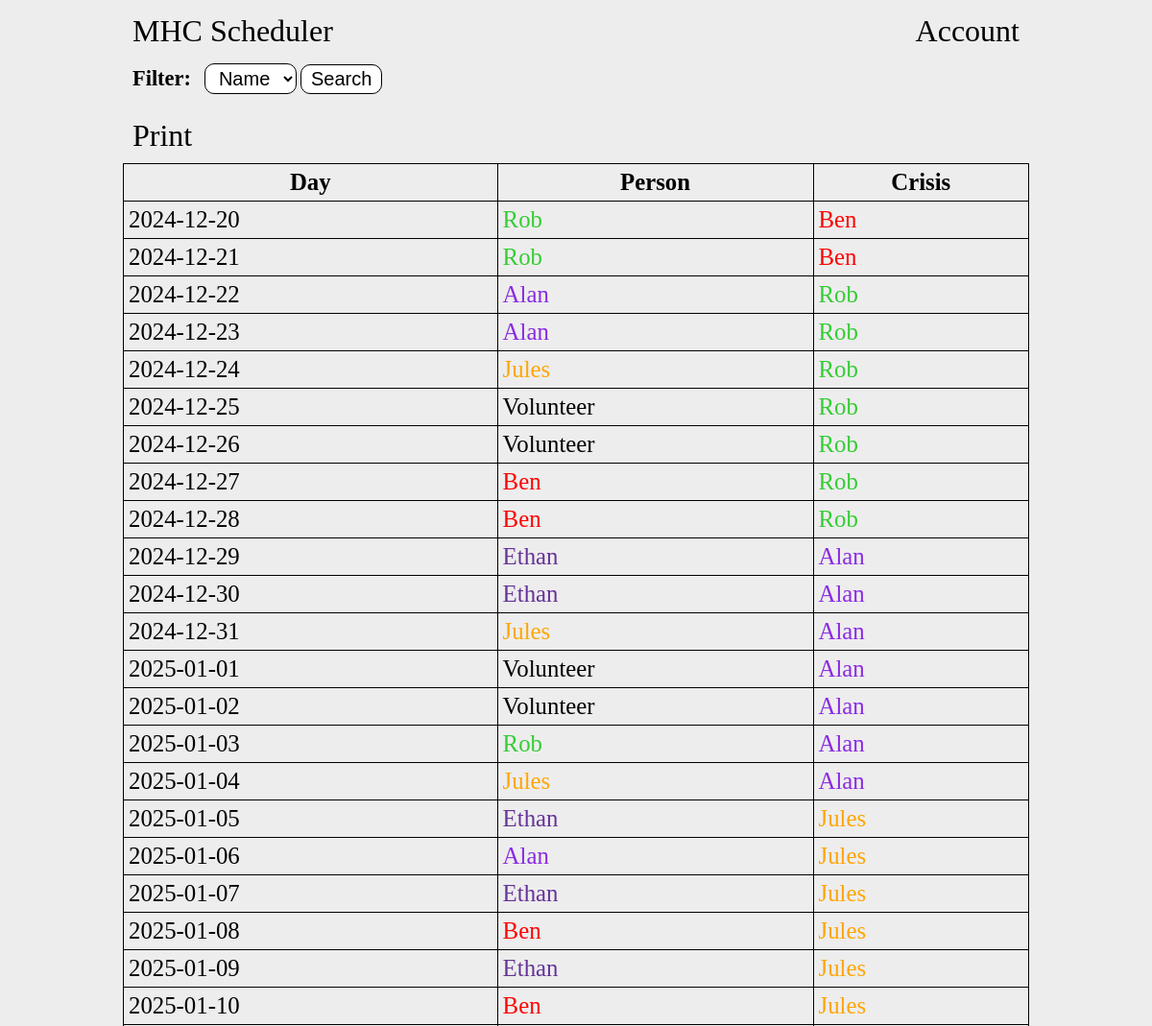
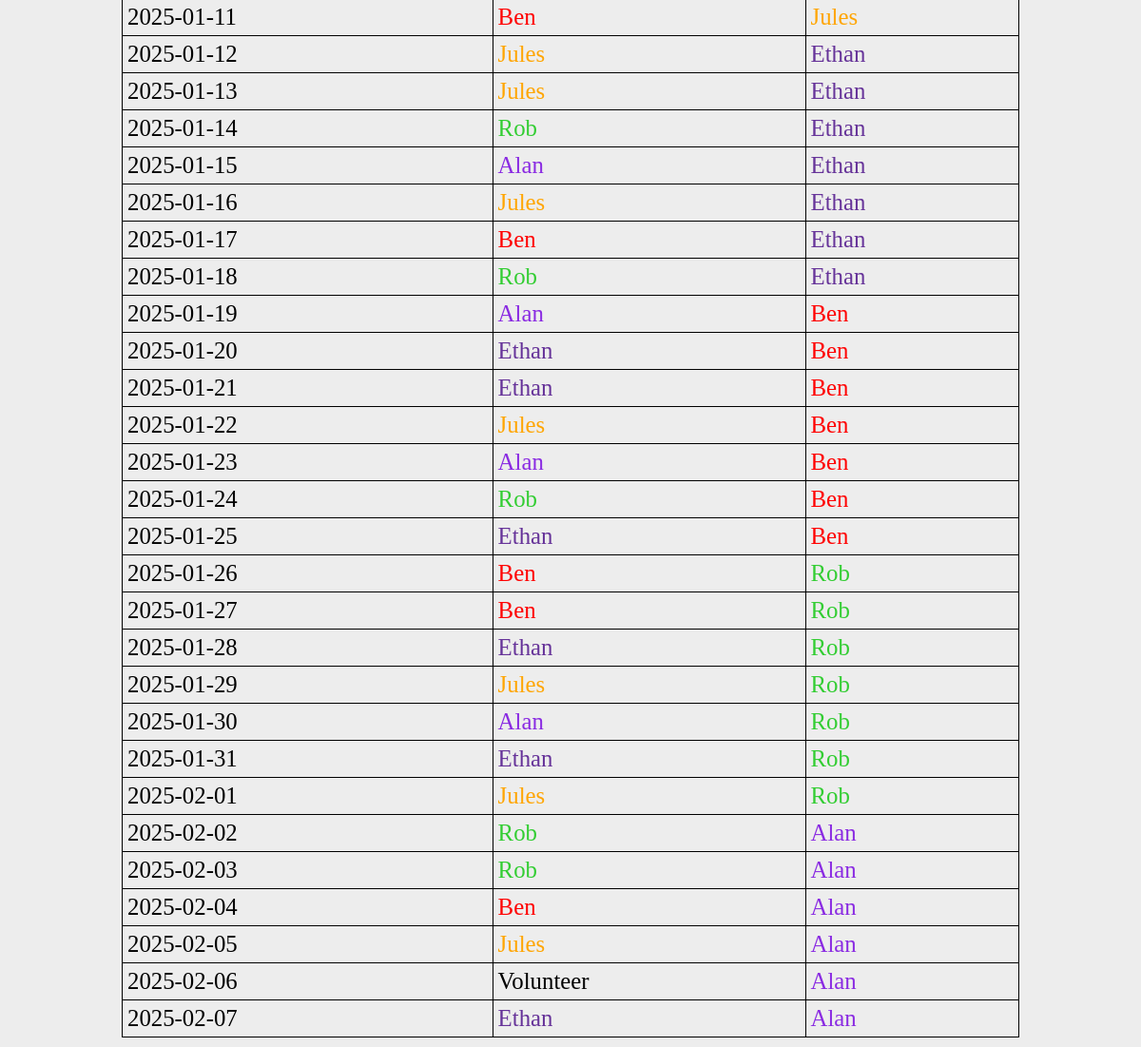
Before: / with the older database file (2 pictures, top to bottom).
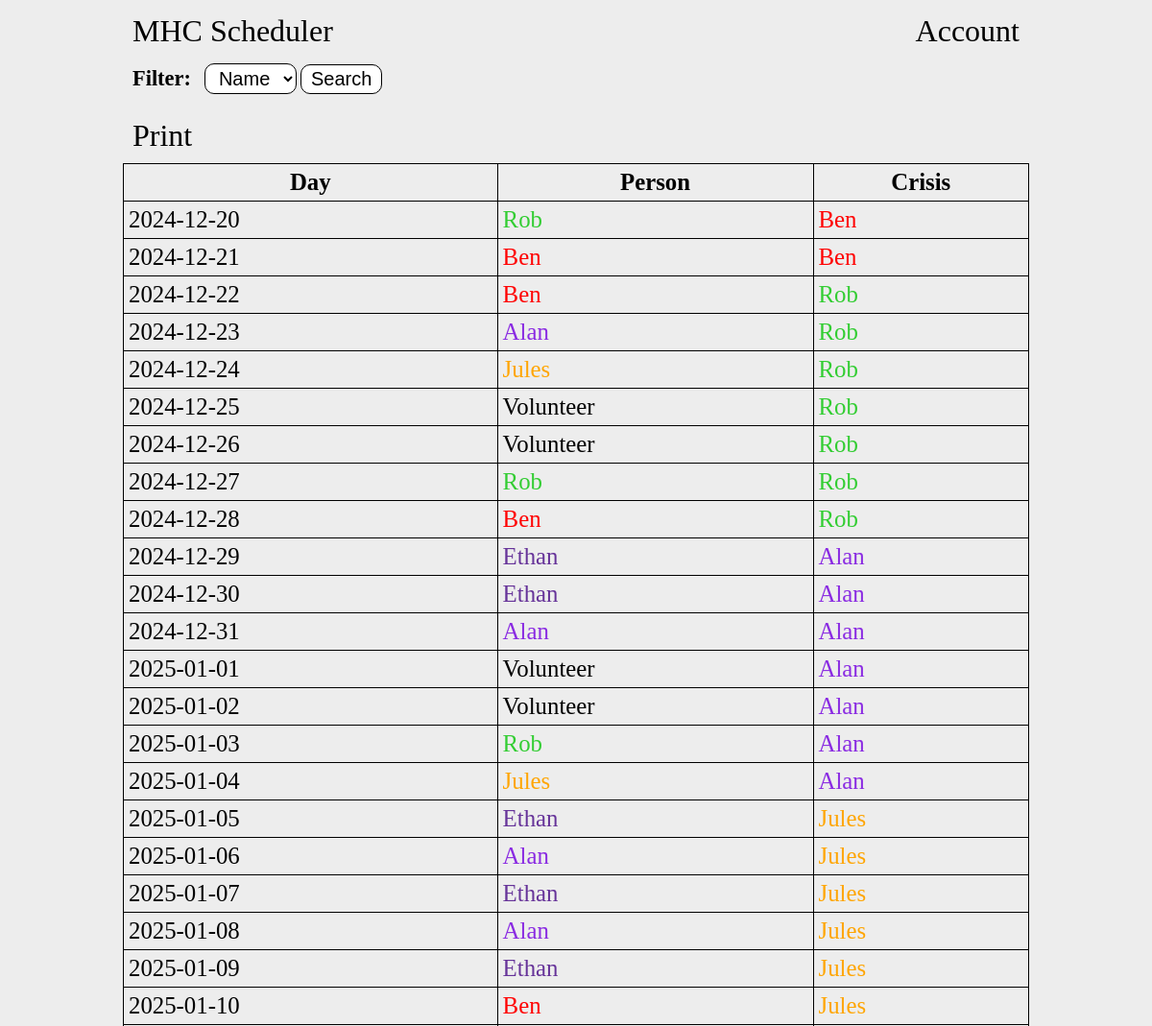
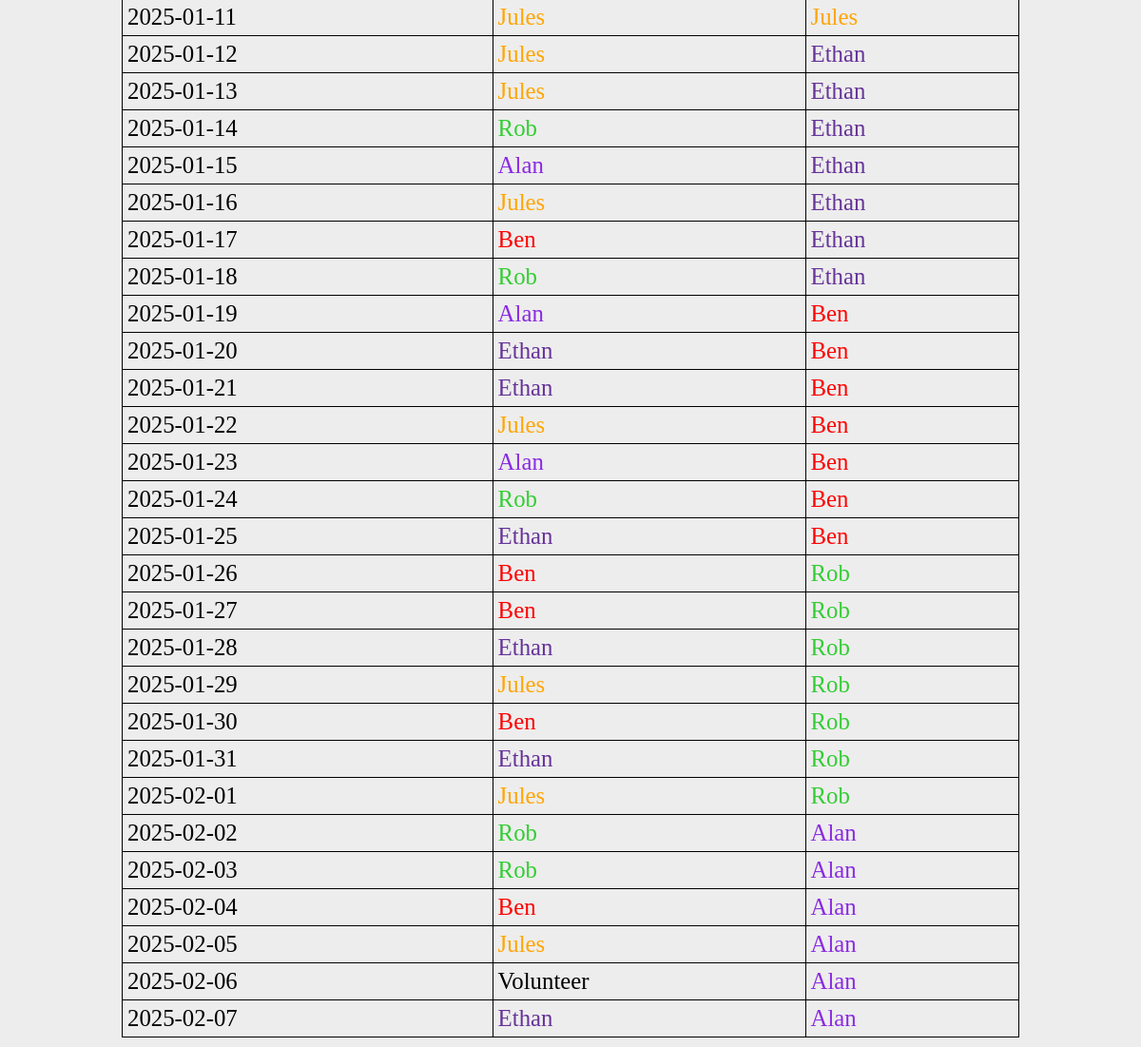
After: the same page with the newer database file (2 pictures, top to bottom).
### tables this page shows
CREATE TABLE days (id INTEGER NOT NULL, person_id INTEGER NOT NULL, date VARCHAR(255) NOT NULL, crisis_id INTEGER, completed bool, PRIMARY KEY(id), FOREIGN KEY (person_id) REFERENCES people(id));

CREATE TABLE people (id INTEGER NOT NULL, name varchar(255) NOT NULL, admin bool NOT NULL, diff int NOT NULL, password varchar(255), email varchar(255), number INTEGER, sessions bit(10), weight INTEGER, end_diff int, color varchar(255), active BOOL, activate_date varchar(255), finish_date varchar(255), PRIMARY KEY (id));

### app.py (the view)
@app.route("/", methods=["GET"])
def index():
    con = sqlite3.connect("main.db")
    con.row_factory = sqlite3.Row
    cur = con.cursor()
    cur.execute("SELECT name, id FROM people;")
    rows = cur.fetchall()
    peopleData = [dict(row) for row in rows]
    if request.args.get('person'):
        person = request.args.get('person') # Filter days so that only the selected person shows
        cur.execute("SELECT days.date, p1.id AS oncallId, p1.name AS oncall, p1.color AS oncallColor, p2.name AS crisis, p2.color AS crisisColor FROM days LEFT JOIN people p1 ON days.person_id = p1.id JOIN people p2 ON days.crisis_id = p2.id WHERE (days.person_id = ? OR days.crisis_id = ?) AND days.completed = 0 ORDER BY days.id ASC LIMIT 50", (person,person))
    else: # Display all days with a limit of 50
        cur.execute("SELECT date, p1.id AS oncallId, p1.name AS oncall, p1.color AS oncallColor, p2.name AS crisis, p2.color AS crisisColor FROM days LEFT JOIN people p1 ON days.person_id = p1.id JOIN people p2 ON days.crisis_id = p2.id AND days.completed = 0 ORDER BY days.id ASC LIMIT 50")
    rows = cur.fetchall()
    daysData = [dict(row) for row in rows]
    con.close()
    if session.get("admin") != None:
        adminPerms = session['admin']
        if adminPerms == 1:
            return render_template('index.html', people=peopleData, days=daysData, accountLink="./signin", controlText="Admin", controlLink="./account")
        else:
            return render_template('index.html', people=peopleData, days=daysData, accountLink="./signin", controlText="Swaps", controlLink="./account")
    else:
        return render_template('index.html', people=peopleData, days=daysData, accountLink="./signin")

### app.py (called while the page is built)
@app.after_request
def add_header(response):
    response.headers["Cache-Control"] = "no-store, no-cache, must-revalidate, post-check=0, pre-check=0, max-age=0"
    response.headers["Pragma"] = "no-cache"
    response.headers["Expires"] = "0"
    return response

### templates/index.html (shortened to what this page needs)
{% extends "base.html" %}
{% block body %}
<nav>
    <a href="./">MHC Scheduler</a>
    <div>
        <a href="signin">Account</a>
    </div>
</nav>
<main>
    <form method="get">
        <label for="filter">Filter: </label>
        <select name="person" id="filter">
            <option disabled selected>Name</option>
        </select>
        <input type="submit" value="Search">
    </form>
    <a href="javascript:if(window.print)window.print()" class="print">Print</a>
    <table>
        <tr>
            <th>Day</th>
            <th>Person</th>
            <th>Crisis</th>
        </tr>
        {% for day in days %}
        <tr>
            <td>{{ day['date'] }}</td>
            {% if day['oncall'] != None %}
            <td style="color: {{ day['oncallColor'] }}">{{ day['oncall'] }}</td>
            {% else %}
            <td>Volunteer</td>
            {% endif %}
            <td style="color: {{ day['crisisColor'] }}">{{ day['crisis'] }}</td>
        </tr>
        {% endfor %}
    </table>
</main>
{% endblock %}

### templates/base.html (shortened to what this page needs)
<!DOCTYPE html>
<html lang="en">
    <head>
        <link rel="stylesheet" href="{{ url_for('static', filename='main.css') }}">
        <link rel="stylesheet" media="print" href="{{ url_for('static', filename='print.css') }}">
    </head>
    <body>
        {% block body %}
        {% endblock %}
    </body>
</html>

### static/main.css (style rules this page uses)
body { background-color: rgb(237, 237, 237); padding: 0 10%; }
nav { color: black; display: flex; flex-direction: row; justify-content: space-between; align-items: center; height: 6vh; }
.print, nav a { color: black; text-decoration: none; padding: 10px; font-size: 2rem; border-radius: 10px; }
label, select, input { display: inline-block; font-size: 1.25rem; padding: 3px 10px; border-radius: 10px; }
label { font-weight: bold; font-size: 1.4rem; }
select, input { background-color: white; border: 1px solid black; }
form { margin: 10px 0 20px 0; }
form input { margin-bottom: 5px; }
table { width: 100%; margin: 10px 0; }
th, td { padding: 5px; font-size: 1.55rem; }
table, th, td { border: 1px solid black; border-collapse: collapse; }

### static/print.css (style rules this page uses)
nav, form, .print { display: none; }

Changed rows visible on the page:
changed days (number 2 of 50 on the later page): oncall "Rob" → "Ben"
changed days (number 3 of 50 on the later page): oncall "Alan" → "Ben"
changed days (number 8 of 50 on the later page): oncall "Ben" → "Rob"
changed days (number 12 of 50 on the later page): oncall "Jules" → "Alan"
changed days (number 20 of 50 on the later page): oncall "Ben" → "Alan"
changed days (number 23 of 50 on the later page): oncall "Ben" → "Jules"
changed days (number 42 of 50 on the later page): oncall "Alan" → "Ben"
